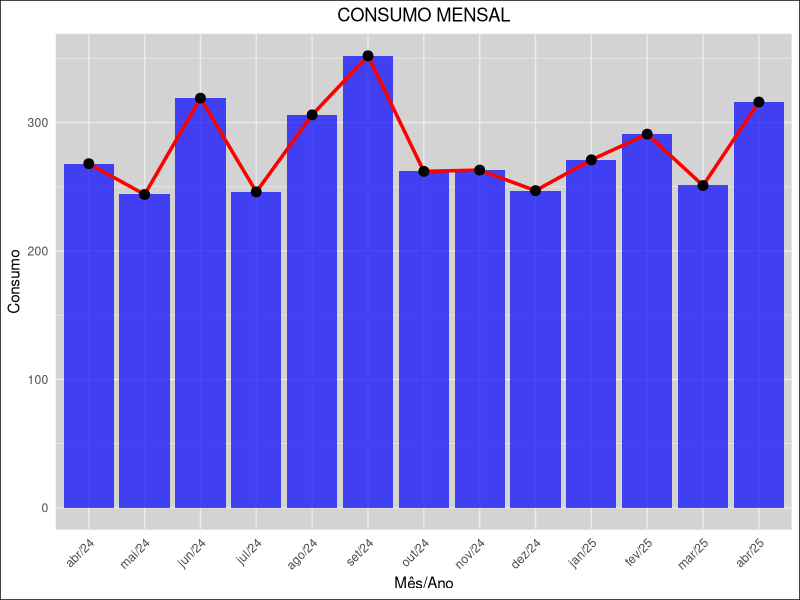
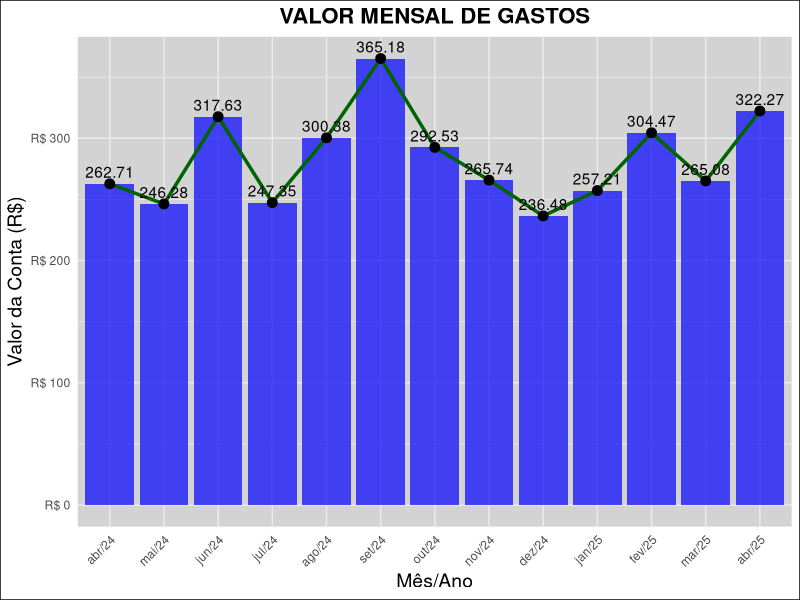
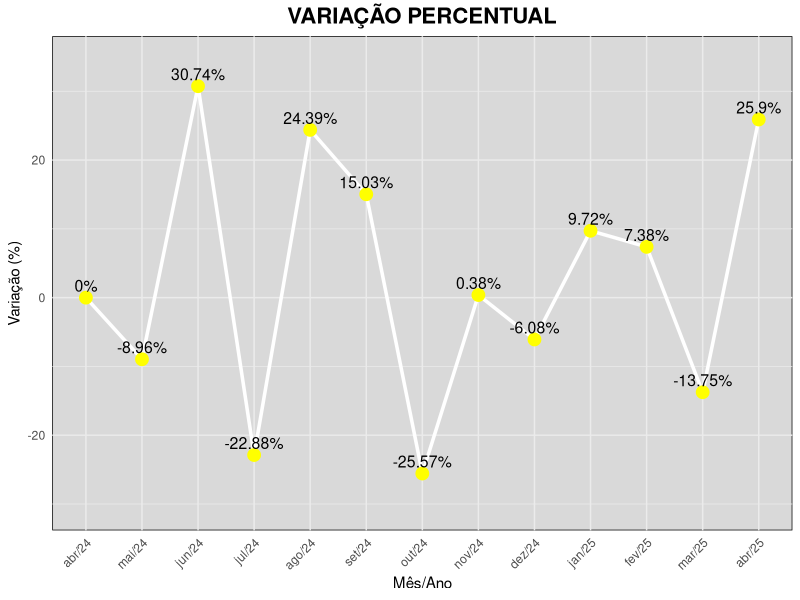
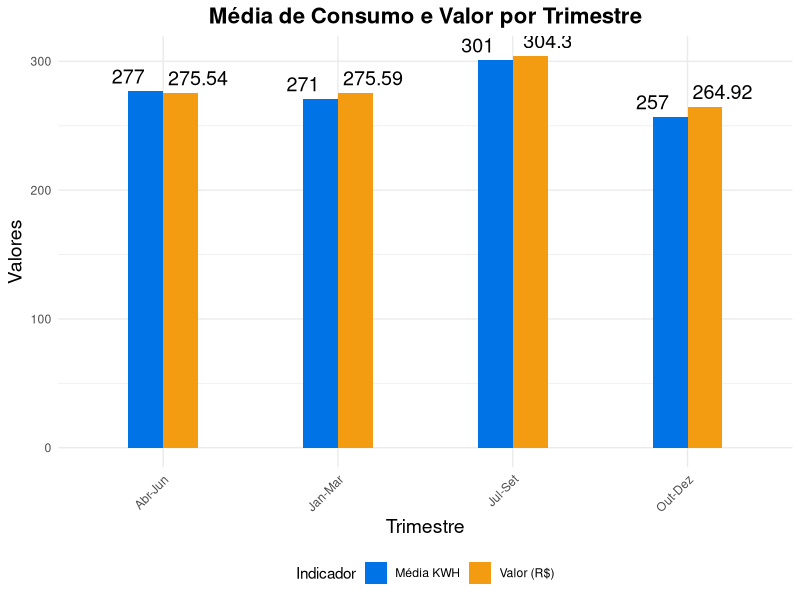
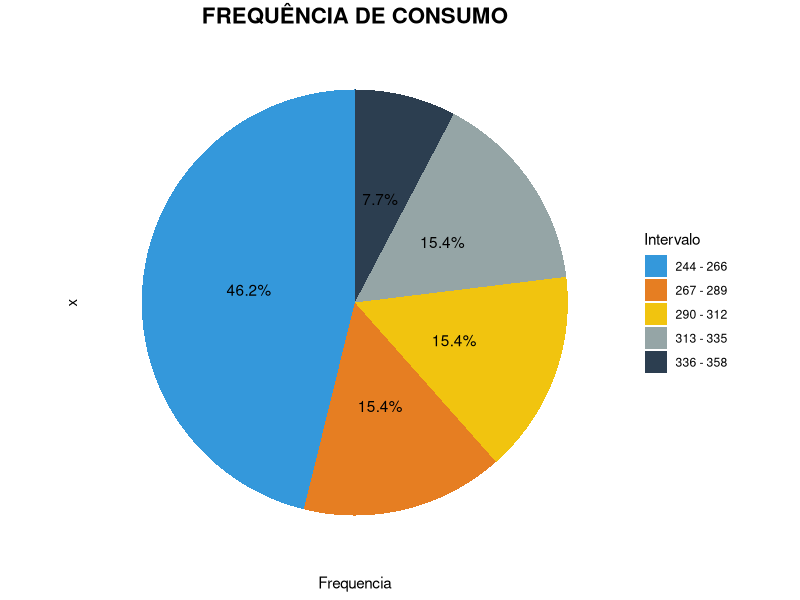

These charts were generated, in order, by the following R code:
## ---- chunk 1
#CRIAÇÂO DA TABELA NO R
mes_ano <- c("abr/24", "mai/24", "jun/24", "jul/24", "ago/24", "set/24", "out/24", "nov/24", 
             "dez/24", "jan/25", "fev/25", "mar/25", "abr/25")

kwh_utilizado <- c(268, 244, 319, 246, 306, 352, 262, 263, 247, 271, 291, 251, 316)

valor_conta <- c(262.71, 246.28, 317.63, 247.35, 300.38, 365.18, 292.53, 265.74, 
                 236.48, 257.21, 304.47, 265.08, 322.27)

df_dados_energia <- data.frame(
  mes_ano = factor(mes_ano, levels = mes_ano, ordered = TRUE),
  kwh_utilizado,
  valor_conta
)
## ---- chunk 2
#MEDIA CALCULADA NO R
media_kwh <- mean(kwh_utilizado)
media_valor <- mean(valor_conta)
cat("Média kwh:", media_kwh, "\n")
cat("Média valor:", media_valor, "\n")
## ---- chunk 3
#MEDIANA CALCULADA NO R
mediana_kwh <- median(kwh_utilizado)
mediana_valor <- median(valor_conta)
cat("Mediana kwh:", mediana_kwh, "\n")
cat("Mediana valor:", mediana_valor, "\n")
## ---- chunk 4
#MODA CALCULADA NO R
calcular_moda <- function(x) {
  uniqx <- unique(x)
  freq <- tabulate(match(x, uniqx))
  max_freq <- max(freq)
  
  if (max_freq == 1) {
    return("Não há moda")
  } else {
    return(uniqx[which(freq == max_freq)])
  }
}


moda_kwh <- calcular_moda(kwh_utilizado)
moda_valor <- calcular_moda(valor_conta)
cat("Moda kwh:", moda_kwh, "\n")
cat("Moda valor:", moda_valor, "\n")
## ---- chunk 5
#CALCULO DO DESVIO PADRÂO NO R
desvio_padrao_kwh <- sd(kwh_utilizado)
desvio_padrao_valor <- sd(valor_conta)
cat("Desvio padrão kwh:", desvio_padrao_kwh, "\n")
cat("Desvio padrão valor:", desvio_padrao_valor, "\n")
## ---- chunk 6
#CALCULO DO MÁXIMO, MÍNIMO< AMPLITUDE
max_kwh <- max(kwh_utilizado)
min_kwh <- min(kwh_utilizado)

max_valor <- max(valor_conta) 
min_valor <- min(valor_conta)

amplitude_kwh <- max_kwh - min_kwh
amplitude_valor <- max_valor - min_valor

cat("Max kwh:", max_kwh, "\n")
cat("Min kwh:", min_kwh, "\n")
cat("Max valor:", max_valor, "\n")
cat("Min valor:", min_valor, "\n")
cat("Amplitude kwh:", amplitude_kwh, "\n")
cat("Amplitude valor:", amplitude_valor, "\n")
## ---- chunk 7
variancia_kwh <- var(kwh_utilizado) 
variancia_valor <- var(valor_conta)

cat("Variância kwh:", variancia_kwh, "\n")
cat("Variância valor:", variancia_valor, "\n")
## ---- chunk 8
covariancia <- cov(kwh_utilizado, valor_conta)
cat("Covariância:", covariancia, "\n")
## ---- chunk 9
#CRIAÇÂO DA TABELA DOS DADOS TRIMESTRAIS
trimestre <- c("Abr-Jun", "Jul-Set", "Out-Dez", "Jan-Mar")
media_kwh <- c(277, 301, 257, 271)
media_valor <- c(275.54, 304.30, 264.92, 275.59)

df_visao_por_trimestre <- data.frame(Trimestre = trimestre,
                           Media_KWH = media_kwh,
                           Media_Valor = media_valor)
print(df_visao_por_trimestre)
## ---- chunk 10
#CRIAÇÃO DO DATA FRAME COM VARIAÇÃO PERCENTUAL DO CONSUMO
mes_ano <- c("abr/24", "mai/24", "jun/24", "jul/24", "ago/24", "set/24", 
             "out/24", "nov/24", "dez/24", "jan/25", "fev/25", "mar/25", "abr/25")

variacao_percentual <- c(0, -8.96, 30.74, -22.88, 24.39, 15.03, 
                         -25.57, 0.38, -6.08, 9.72, 7.38, -13.75, 25.90)

df_variacao_percentual <- data.frame(
  Mes_Ano = factor(mes_ano, levels = mes_ano, ordered = TRUE), 
  Variacao_Percentual_KWH = variacao_percentual
)

print(df_variacao_percentual)
## ---- chunk 11
#CRIAÇÃO DO DATA FRAME COM DISTRIBUIÇÃO DA FREQUÊNCIA DO CONSUMO 
intervalo <- c("244 - 266", "267 - 289", "290 - 312", "313 - 335", "336 - 358")
frequencia <- c(6, 2, 2, 2, 1)

df_frequencia <- data.frame(Intervalo = intervalo, Frequencia = frequencia)

print(df_frequencia)
## ---- chunk 12
#CARREGA BIBLIOTECAS PARA CRIAR OS GRÁFICOS
library(ggplot2)
library(scales)
library(tidyr)
## ---- chunk 13
ggplot(df_dados_energia, aes(x = mes_ano, y = kwh_utilizado)) +
  geom_bar(stat = "identity", fill = "blue", alpha = 0.7) + 
  geom_line(aes(group = 1), color = "red", size = 1.2) +    
  geom_point(color = "black", size = 3) +                     
  labs(title = "CONSUMO MENSAL",
       x = "Mês/Ano",
       y = "Consumo") +
  theme_minimal() +
  theme(
    plot.title = element_text(color = "black", hjust = 0.5),
    axis.text.x = element_text(angle = 45, hjust = 1),
    panel.background = element_rect(fill = "lightgray", color = "white"), 
    plot.background = element_rect(fill = "white")  
  )
## ---- chunk 14
ggplot(df_dados_energia, aes(x = mes_ano, y = valor_conta)) +
  geom_bar(stat = "identity", fill = "blue", alpha = 0.7) +  
  geom_line(aes(group = 1), color = "darkgreen", size = 1.2) +     
  geom_point(color = "black", size = 3) +                    
  geom_text(aes(label = round(valor_conta, 2)), vjust = -0.5, color = "black") +
  labs(title = "VALOR MENSAL DE GASTOS",
       x = "Mês/Ano",
       y = "Valor da Conta (R$)") +
  scale_y_continuous(labels = label_dollar(prefix = "R$ ", big.mark = ".", decimal.mark = ",")) + 
  theme_minimal() +
  theme(
    plot.title = element_text(color = "black", hjust = 0.5, size = 16, face = "bold"),
    axis.text.x = element_text(angle = 45, hjust = 1),
    axis.title.x = element_text(color = "black", size = 14),  
    axis.title.y = element_text(color = "black", size = 14),  
    panel.background = element_rect(fill = "lightgray", color = "white"),  
    plot.background = element_rect(fill = "white")  
  )
## ---- chunk 15
ggplot(df_variacao_percentual, aes(x = Mes_Ano, y = Variacao_Percentual_KWH, group = 1)) +
  geom_line(color = "white", size = 1.2) +
  geom_point(color = "yellow", size = 4) +  
  geom_text(aes(label = paste0(Variacao_Percentual_KWH, "%")), 
            vjust = -0.5, size = 4, color = "black") + 
  labs(title = "VARIAÇÃO PERCENTUAL",
       x = "Mês/Ano",
       y = "Variação (%)") +
  scale_y_continuous(limits = c(min(df_variacao_percentual$Variacao_Percentual_KWH) - 5,
                                max(df_variacao_percentual$Variacao_Percentual_KWH) + 4)) + 
  theme_minimal() +
  theme(
    panel.background = element_rect(fill = "#D9D9D9", color = "black"),
    plot.title = element_text(hjust = 0.5, size = 16, face = "bold"),
    axis.text.x = element_text(angle = 45, hjust = 1)
  )

## ---- chunk 16

dados_long <- pivot_longer(df_visao_por_trimestre, cols = c("Media_KWH", "Media_Valor"),
                           names_to = "Indicador", values_to = "Valor")
ggplot(dados_long, aes(x = Trimestre, y = Valor, fill = Indicador)) +
  geom_bar(stat = "identity", position = position_dodge(width = 0.4), width = 0.4) + 
  geom_text(aes(label = round(Valor, 2)), position = position_dodge(width = 0.8), vjust = -0.5, size = 5, color = "black") +
  labs(title = "Média de Consumo e Valor por Trimestre", 
       x = "Trimestre",
       y = "Valores") +
  scale_fill_manual(name = "Indicador", 
                    labels = c("Média KWH", "Valor (R$)"),
                    values = c("#0073e6", "#f39c12")) +  
  theme_minimal() +
  theme(plot.title = element_text(hjust = 0.5, size = 16, face = "bold"),
        axis.title.x = element_text(size = 14),
        axis.title.y = element_text(size = 14),
        axis.text.x = element_text(angle = 45, hjust = 1),
        legend.position = "bottom")  
## ---- chunk 17
ggplot(df_frequencia, aes(x = "", y = Frequencia, fill = Intervalo)) +
  geom_bar(stat = "identity", width = 1) +
  coord_polar("y", start = 0) +  
  geom_text(aes(label = paste0(round(Frequencia / sum(Frequencia) * 100, 1), "%")), 
            position = position_stack(vjust = 0.5)) + 
  scale_fill_manual(values = c("#3498db", "#e67e22", "#f1c40f", "#95a5a6", "#2c3e50")) +
  labs(title = "FREQUÊNCIA DE CONSUMO") +
  theme_minimal() +
  theme(
    plot.title = element_text(hjust = 0.5, size = 16, face = "bold"),  
    axis.text.x = element_blank(),  
    axis.text.y = element_blank(),  
    panel.grid = element_blank()
    )
